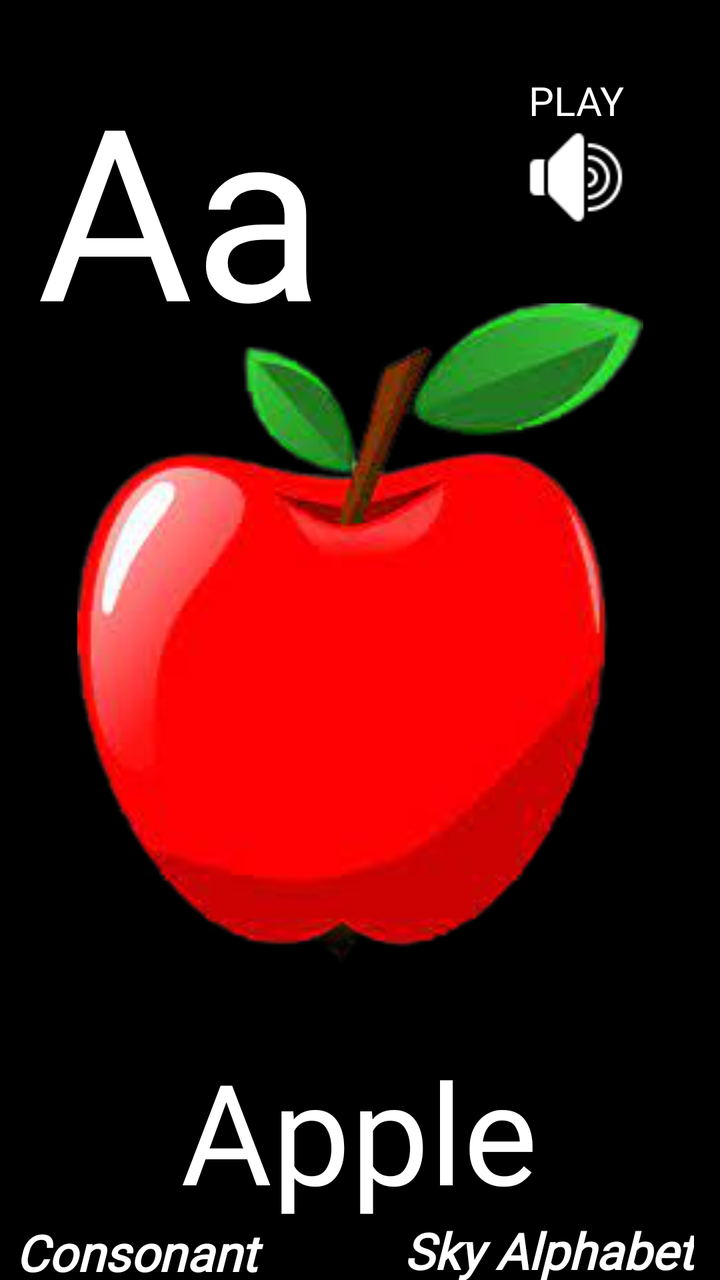
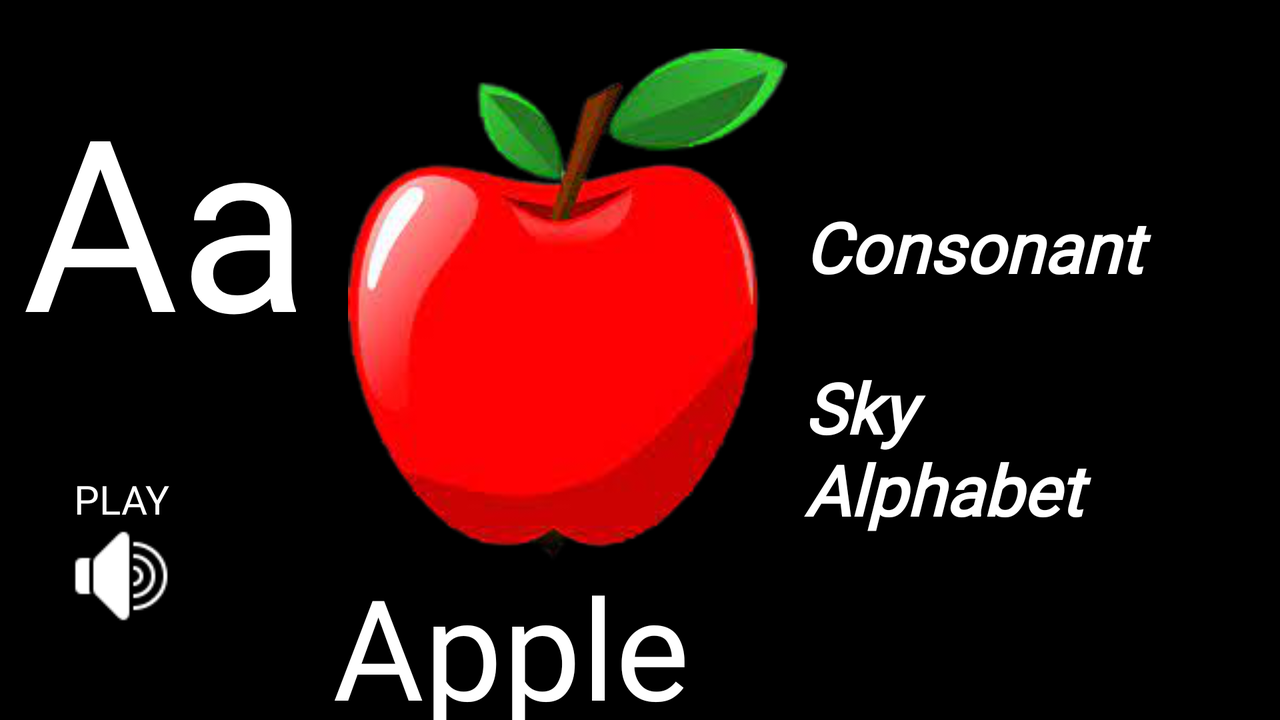

First picture: res/layout/ on a phone held upright. Second picture: the repository's own variant of that layout, on a device whose configuration matches the variant's folder. Source for both follows.
<!-- AndroidManifest.xml: application theme Theme.AppCompat.DayNight.DarkActionBar -->
<!-- res/layout/activity_second_page.xml -->
<?xml version="1.0" encoding="utf-8"?>
<androidx.constraintlayout.widget.ConstraintLayout xmlns:android="http://schemas.android.com/apk/res/android"
    xmlns:app="http://schemas.android.com/apk/res-auto"
    xmlns:tools="http://schemas.android.com/tools"
    android:layout_width="match_parent"
    android:layout_height="match_parent"
    tools:context=".secondPage"
    android:background="@color/black">

    <TextView
        android:id="@+id/letter"
        android:layout_width="wrap_content"
        android:layout_height="wrap_content"
        android:fontFamily="@font/alegreya_sc"
        android:text="Aa"
        android:textColor="@color/white"
        android:textSize="120dp"
        app:layout_constraintBottom_toBottomOf="parent"
        app:layout_constraintEnd_toEndOf="parent"
        app:layout_constraintHorizontal_bias="0.085"
        app:layout_constraintStart_toStartOf="parent"
        app:layout_constraintTop_toTopOf="parent"
        app:layout_constraintVertical_bias="0.049" />

    <ImageView
        android:id="@+id/image"
        android:layout_width="283dp"
        android:layout_height="340dp"
        app:layout_constraintBottom_toBottomOf="parent"
        app:layout_constraintEnd_toEndOf="parent"
        app:layout_constraintHorizontal_bias="0.5"
        app:layout_constraintStart_toEndOf="@+id/vowel"
        app:layout_constraintStart_toStartOf="parent"
        app:layout_constraintTop_toTopOf="parent"
        app:srcCompat="@drawable/apple" />

    <TextView
        android:id="@+id/label"
        android:layout_width="wrap_content"
        android:layout_height="wrap_content"
        android:autoSizeTextType="uniform"
        android:fontFamily="@font/alegreya_sc"
        android:text="Apple"
        android:textColor="@color/white"
        android:textSize="70dp"
        app:layout_constraintBottom_toBottomOf="parent"
        app:layout_constraintEnd_toEndOf="parent"
        app:layout_constraintHorizontal_bias="0.497"
        app:layout_constraintStart_toStartOf="parent"
        app:layout_constraintTop_toBottomOf="@+id/image" />

    <TextView
        android:id="@+id/vowel"
        android:layout_width="141dp"
        android:layout_height="32dp"
        android:fontFamily="@font/alegreya_sc"
        android:text="Consonant"
        android:textColor="@color/white"
        android:textSize="25dp"
        android:textStyle="bold|italic"
        app:layout_constraintBottom_toBottomOf="parent"
        app:layout_constraintEnd_toStartOf="@+id/sky"
        app:layout_constraintHorizontal_bias="0.125"
        app:layout_constraintStart_toStartOf="parent"
        app:layout_constraintTop_toBottomOf="@+id/label"
        app:layout_constraintVertical_bias="0.661" />

    <TextView
        android:id="@+id/sky"
        android:layout_width="wrap_content"
        android:layout_height="wrap_content"
        android:fontFamily="@font/alegreya_sc"
        android:text="Sky Alphabet"
        android:textColor="@color/white"
        android:textSize="25dp"
        android:textStyle="bold|italic"
        app:layout_constraintBottom_toBottomOf="parent"
        app:layout_constraintEnd_toEndOf="parent"
        app:layout_constraintHorizontal_bias="0.939"
        app:layout_constraintStart_toStartOf="parent"
        app:layout_constraintTop_toBottomOf="@+id/label"
        app:layout_constraintVertical_bias="0.647" />

    <Button
        android:id="@+id/playButton"
        android:layout_width="wrap_content"
        android:layout_height="wrap_content"
        android:backgroundTint="@color/black"
        android:drawableBottom="@drawable/play"
        android:fontFamily="@font/alegreya_sc"
        android:text="Play"
        android:textColor="@color/white"
        android:textSize="20dp"
        app:layout_constraintBottom_toTopOf="@+id/image"
        app:layout_constraintEnd_toEndOf="parent"
        app:layout_constraintHorizontal_bias="0.745"
        app:layout_constraintStart_toEndOf="@+id/letter"
        app:layout_constraintTop_toTopOf="parent" />


</androidx.constraintlayout.widget.ConstraintLayout>
<!-- resources referenced by this layout -->
<resources>
  <color name="black">#FF000000</color>
  <color name="white">#FFFFFFFF</color>
  <!-- drawable apple: png bitmap (drawable-v24, 49055 bytes) -->
  <!-- drawable play: png bitmap (drawable-v24, 1306 bytes) -->
</resources>
<!-- res/layout-land/activity_second_page.xml (the repository's variant of the layout above) -->
<!-- drawn on the phone turned sideways -->
<?xml version="1.0" encoding="utf-8"?>
<androidx.constraintlayout.widget.ConstraintLayout xmlns:android="http://schemas.android.com/apk/res/android"
    xmlns:app="http://schemas.android.com/apk/res-auto"
    xmlns:tools="http://schemas.android.com/tools"
    android:layout_width="match_parent"
    android:layout_height="match_parent"
    android:background="@color/black"
    tools:context=".secondPage">

    <TextView
        android:id="@+id/letter"
        android:layout_width="wrap_content"
        android:layout_height="wrap_content"
        android:fontFamily="@font/alegreya_sc"
        android:text="Aa"
        android:textColor="@color/white"
        android:textSize="120dp"
        app:layout_constraintBottom_toBottomOf="parent"
        app:layout_constraintEnd_toEndOf="parent"
        app:layout_constraintHorizontal_bias="0.022"
        app:layout_constraintStart_toStartOf="parent"
        app:layout_constraintTop_toTopOf="parent"
        app:layout_constraintVertical_bias="0.144" />

    <ImageView
        android:id="@+id/image"
        android:layout_width="327dp"
        android:layout_height="261dp"
        app:layout_constraintBottom_toBottomOf="parent"
        app:layout_constraintEnd_toStartOf="@+id/vowel"
        app:layout_constraintHorizontal_bias="0.435"
        app:layout_constraintStart_toEndOf="@+id/letter"
        app:layout_constraintTop_toTopOf="parent"
        app:layout_constraintVertical_bias="0.245"
        app:srcCompat="@drawable/apple" />

    <TextView
        android:id="@+id/label"
        android:layout_width="wrap_content"
        android:layout_height="wrap_content"
        android:layout_marginEnd="180dp"
        android:autoSizeTextType="uniform"
        android:fontFamily="@font/alegreya_sc"
        android:text="Apple"
        android:textColor="@color/white"
        android:textSize="70dp"
        app:layout_constraintBottom_toBottomOf="parent"
        app:layout_constraintEnd_toEndOf="parent"
        app:layout_constraintHorizontal_bias="0.59"
        app:layout_constraintStart_toStartOf="parent"
        app:layout_constraintTop_toBottomOf="@+id/image" />

    <TextView
        android:id="@+id/vowel"
        android:layout_width="218dp"
        android:layout_height="62dp"
        android:layout_marginTop="100dp"
        android:layout_marginEnd="20dp"
        android:fontFamily="@font/alegreya_sc"
        android:text="Consonant"
        android:textColor="@color/white"
        android:textSize="35dp"
        android:textStyle="bold|italic"
        app:layout_constraintEnd_toEndOf="parent"
        app:layout_constraintTop_toTopOf="parent" />

    <TextView
        android:id="@+id/sky"
        android:layout_width="201dp"
        android:layout_height="98dp"
        android:fontFamily="@font/alegreya_sc"
        android:text="Sky Alphabet"
        android:textColor="@color/white"
        android:textSize="35dp"
        android:textStyle="bold|italic"
        app:layout_constraintBottom_toBottomOf="parent"
        app:layout_constraintStart_toStartOf="@+id/vowel"
        app:layout_constraintTop_toBottomOf="@+id/vowel"
        app:layout_constraintVertical_bias="0.183" />

    <Button
        android:id="@+id/playButton"
        android:layout_width="wrap_content"
        android:layout_height="wrap_content"
        android:backgroundTint="@color/black"
        android:drawableBottom="@drawable/play"
        android:fontFamily="@font/alegreya_sc"
        android:text="Play"
        android:textColor="@color/white"
        android:textSize="20dp"
        app:layout_constraintBottom_toBottomOf="parent"
        app:layout_constraintEnd_toStartOf="@+id/label"
        app:layout_constraintHorizontal_bias="0.213"
        app:layout_constraintStart_toStartOf="parent"
        app:layout_constraintTop_toBottomOf="@+id/letter" />


</androidx.constraintlayout.widget.ConstraintLayout>
